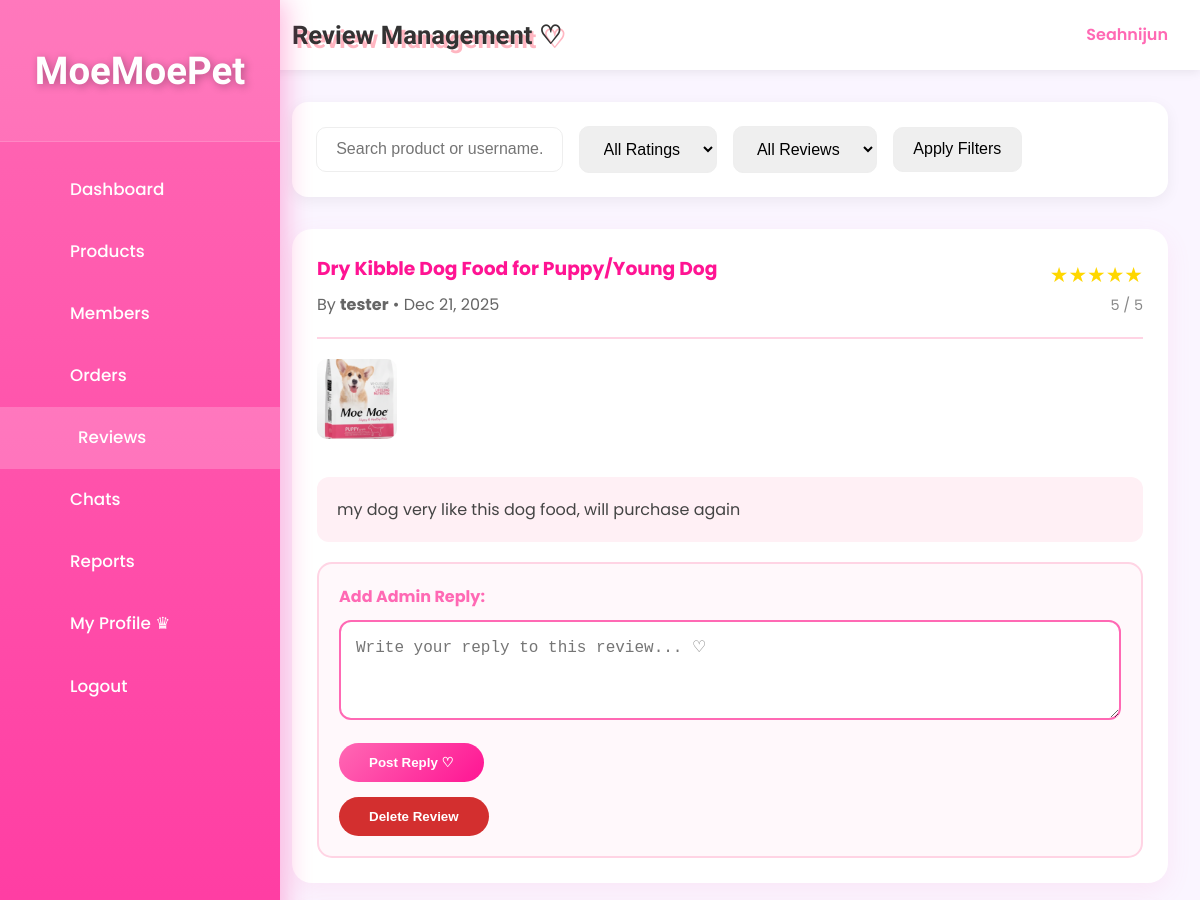
Page /admin/review_list.php (signed in, upper part) on the earlier database version.
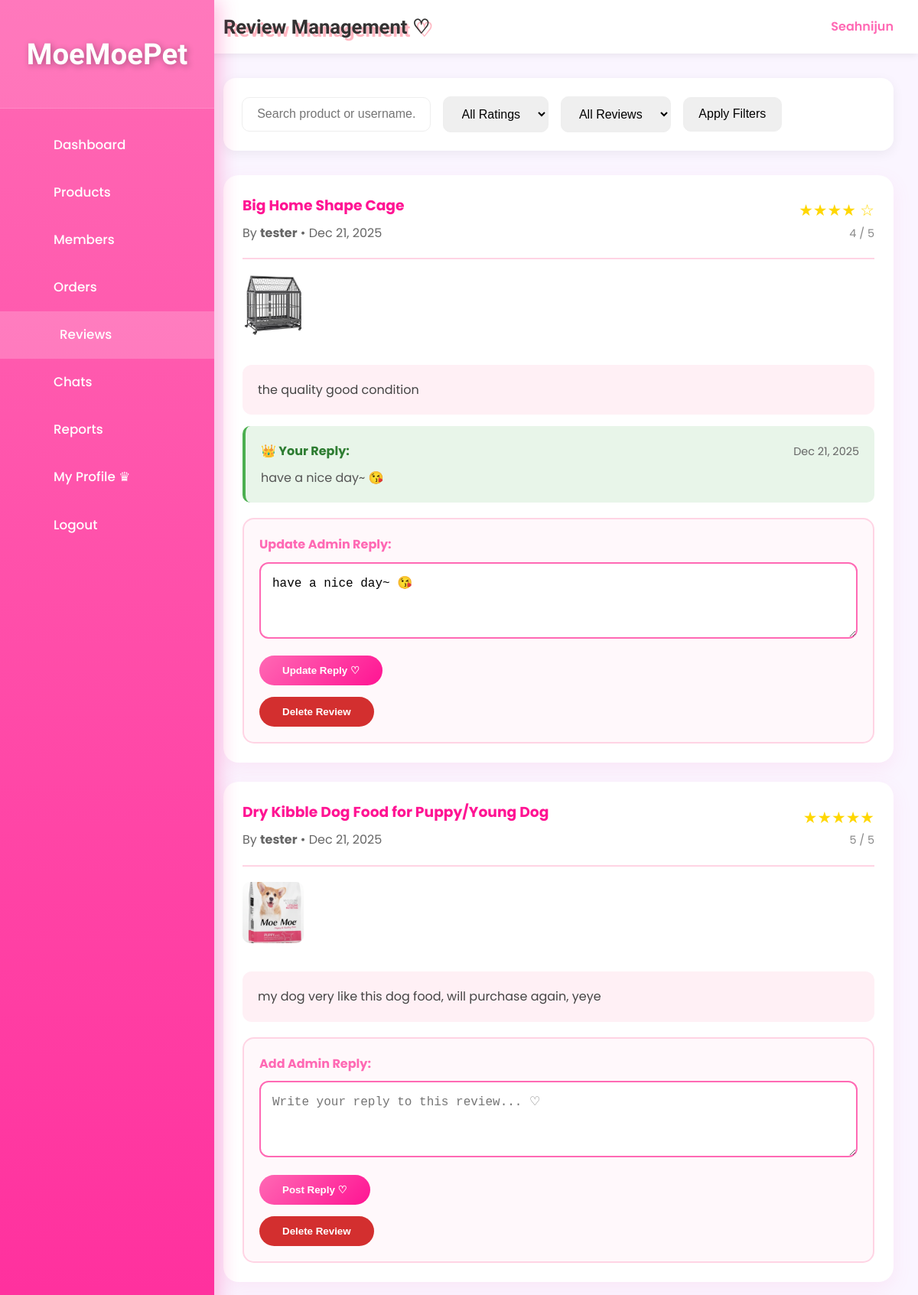
Same page on the later database version.
### tables this page shows
CREATE TABLE `product_reviews` (
  `review_id` int(11) NOT NULL,
  `product_id` int(11) NOT NULL,
  `user_id` int(11) NOT NULL,
  `order_id` int(11) NOT NULL,
  `rating` tinyint(1) NOT NULL CHECK (`rating` >= 1 and `rating` <= 5),
  `review_text` text DEFAULT NULL,
  `review_date` datetime NOT NULL DEFAULT current_timestamp(),
  `updated_at` datetime DEFAULT NULL ON UPDATE current_timestamp(),
  `is_verified_purchase` tinyint(1) DEFAULT 1,
  `admin_reply` text DEFAULT NULL,
  `admin_reply_date` datetime DEFAULT NULL
);

CREATE TABLE `product` (
  `product_id` int(11) NOT NULL,
  `product_code` varchar(20) NOT NULL,
  `product_name` varchar(200) NOT NULL,
  `description` text DEFAULT NULL,
  `price` decimal(10,2) NOT NULL,
  `stock_quantity` int(11) DEFAULT 0,
  `category_id` int(11) NOT NULL,
  `is_active` tinyint(1) DEFAULT 1,
  `created_at` datetime DEFAULT current_timestamp(),
  `updated_at` datetime DEFAULT current_timestamp() ON UPDATE current_timestamp(),
  `photo_name` varchar(255) NOT NULL,
  `average_rating` decimal(3,2) DEFAULT 0.00,
  `review_count` int(11) DEFAULT 0
);

CREATE TABLE `users` (
  `id` int(11) NOT NULL,
  `username` varchar(50) NOT NULL,
  `email` varchar(100) NOT NULL,
  `phone` varchar(20) NOT NULL,
  `home_address` varchar(255) NOT NULL,
  `password` varchar(255) NOT NULL,
  `reset_token` varchar(255) DEFAULT NULL,
  `reset_token_expiry` datetime DEFAULT NULL,
  `role` enum('member','admin') NOT NULL DEFAULT 'member',
  `created_at` datetime DEFAULT current_timestamp(),
  `profile_pic` varchar(255) DEFAULT NULL,
  `locked` tinyint(1) DEFAULT 0,
  `lock_reason` varchar(255) DEFAULT NULL,
  `locked_at` datetime DEFAULT NULL
);

### _base.php (called while the page is built, shortened)
<?php
function encode($value) {
    return htmlentities($value);
}
?>

### admin/review_list.php (the view, shortened to what this page needs)
<?php
require '../_base.php';
$page = max(1, (int)($_GET['page'] ?? 1));
$limit = 10;
$offset = ($page - 1) * $limit;
$filter_rating = $_GET['rating'] ?? 'all';
$filter_replied = $_GET['replied'] ?? 'all';
$search = trim($_GET['search'] ?? '');
$where = 'WHERE 1=1';
$params = [];
$sql = "
    SELECT r.*, p.product_name, p.photo_name, u.username
    FROM product_reviews r
    JOIN product p ON r.product_id = p.product_id
    JOIN users u ON r.user_id = u.id
    $where
    ORDER BY r.review_date DESC
    LIMIT $limit OFFSET $offset
";
$stmt = $_db->prepare($sql);
$stmt->execute($params);
$reviews = $stmt->fetchAll();
?>
<!DOCTYPE html>
<html lang="en">
<head>
    <link rel="stylesheet" href="/css/app.css">
</head>
<body>
<div class="admin-layout">
    <aside class="admin-sidebar">
        <div class="logo"><h2>MoeMoePet</h2></div>
        <ul>
            <li><a href="/admin.php"><i class="fas fa-tachometer-alt"></i> Dashboard</a></li>
            <li><a href="/admin/product_list.php"><i class="fas fa-box"></i> Products</a></li>
            <li><a href="/admin/member_list.php"><i class="fas fa-users"></i> Members</a></li>
            <li><a href="/admin/order_list.php"><i class="fas fa-shopping-cart"></i> Orders</a></li>
            <li><a href="/admin/review_list.php" class="active"><i class="fas fa-star"></i> Reviews</a></li>
            <li><a href="/admin/chat_list.php"><i class="fas fa-comments"></i> Chats</a></li>
            <li><a href="/admin/report.php"><i class="fas fa-chart-bar"></i> Reports</a></li>
            <li><a href="/admin/profile.php"><i class="fas fa-user-cog"></i> My Profile ♛</a></li>
            <li><a href="/logout.php"><i class="fas fa-sign-out-alt"></i> Logout</a></li>
        </ul>
    </aside>
    <main class="admin-main">
        <header class="admin-header">
            <h1>Review Management ♡</h1>
            <div class="admin-user">
                <span><?= encode($_SESSION['user']) ?></span>
            </div>
        </header>
        <div class="toolbar">
            <input type="text" name="search" placeholder="Search product or username..." value="<?= encode($search) ?>">
            <select name="rating">
                <option value="all" <?= $filter_rating === 'all' ? 'selected' : '' ?>>All Ratings</option>
            </select>
            <select name="replied">
                <option value="all" <?= $filter_replied === 'all' ? 'selected' : '' ?>>All Reviews</option>
            </select>
            <button onclick="applyFilters()">Apply Filters</button>
        </div>
        <div style="margin-top: 30px;">
            <?php if (empty($reviews)): ?>
                <div style="text-align: center; padding: 80px; color: #999;">
                    <div style="font-size: 5rem; margin-bottom: 20px;">💭</div>
                    <p style="font-size: 1.3rem;">No reviews found~</p>
                </div>
            <?php else: ?>
                <?php foreach ($reviews as $review): ?>
                <div class="review-card">
                    <div class="review-header">
                        <div>
                            <h3 style="color: #ff1493; margin: 0 0 8px 0;"><?= encode($review->product_name) ?></h3>
                            <p style="margin: 5px 0; color: #666;">
                                By <strong><?= encode($review->username) ?></strong> •
                                <?= date('M d, Y', strtotime($review->review_date)) ?>
                            </p>
                        </div>
                        <div style="text-align: right;">
                            <div class="stars">
                                <?php for ($i = 0; $i < $review->rating; $i++) echo '★'; ?>
                                <?php for ($i = $review->rating; $i < 5; $i++) echo '☆'; ?>
                            </div>
                            <span style="color: #888; font-size: 0.9rem;">
                                <?= $review->rating ?> / 5
                            </span>
                        </div>
                    </div>
                    <?php if ($review->photo_name): ?>
                        <img src="/admin/uploads/products/<?= encode($review->photo_name) ?>"
                             style="width: 80px; height: 80px; object-fit: cover; border-radius: 10px; margin-bottom: 15px;">
                    <?php endif; ?>
                    <?php if ($review->review_text): ?>
                        <div style="background: #fff0f5; padding: 20px; border-radius: 12px; margin: 15px 0; line-height: 1.6;">
                            <?= nl2br(encode($review->review_text)) ?>
                        </div>
                    <?php else: ?>
                        <p style="color: #999; font-style: italic;">No review text provided</p>
                    <?php endif; ?>
                    <?php if ($review->admin_reply): ?>
                        <div class="admin-reply-box">
                            <div style="display: flex; justify-content: space-between; align-items: center; margin-bottom: 10px;">
                                <strong style="color: #2e7d32;">👑 Your Reply:</strong>
                                <span style="color: #666; font-size: 0.9rem;">
                                    <?= date('M d, Y', strtotime($review->admin_reply_date)) ?>
                                </span>
                            </div>
                            <p style="margin: 0; color: #555; line-height: 1.5;">
                                <?= nl2br(encode($review->admin_reply)) ?>
                            </p>
                        </div>
                    <?php endif; ?>
                    <div class="reply-form">
                        <form method="post">
                            <label style="display: block; font-weight: bold; color: #ff69b4; margin-bottom: 10px;">
                                <?= $review->admin_reply ? 'Update' : 'Add' ?> Admin Reply:
                            </label>
                            <textarea name="admin_reply" placeholder="Write your reply to this review... ♡"><?= encode($review->admin_reply ?? '') ?></textarea>
                            <div style="margin-top: 15px;">
                                <button type="submit"
                                    style="padding: 12px 30px; background: linear-gradient(135deg, #ff69b4, #ff1493); color: white; border: none; border-radius: 25px; font-weight: bold; cursor: pointer;">
                                <?= $review->admin_reply ? 'Update Reply' : 'Post Reply' ?> ♡
                                </button>
                            </div>
                        </form>
                        <form method="post" style="margin-top: 15px;"
                                onsubmit="return confirm('Delete this review permanently? This cannot be undone!');">
                            <button type="submit"
                                    style="padding: 12px 30px; background: #d32f2f; color: white; border: none; border-radius: 25px; font-weight: bold; cursor: pointer;">
                                Delete Review
                            </button>
                        </form>
                    </div>
                </div>
                <?php endforeach; ?>
            <?php endif; ?>
        </div>
    </main>
</div>
</body>
</html>

### admin/review_list.php (style rules this page uses)
.review-card { background: white; border-radius: 20px; padding: 25px; margin-bottom: 25px; box-shadow: 0 8px 25px rgba(255,105,180,0.1); }
.review-header { display: flex; justify-content: space-between; align-items: center; margin-bottom: 20px; padding-bottom: 15px; border-bottom: 2px solid #ffd4e4; }
.stars { color: #ffd700; font-size: 1.3rem; }
.reply-form { margin-top: 20px; padding: 20px; background: #fff8fb; border-radius: 15px; border: 2px solid #ffd4e4; }
.reply-form textarea { width: 100%; padding: 15px; border: 2px solid #ff69b4; border-radius: 12px; font-size: 1rem; resize: vertical; min-height: 100px; }
.admin-reply-box { margin-top: 15px; padding: 20px; background: #e8f5e9; border-left: 4px solid #4caf50; border-radius: 10px; }

Differences in the rows shown:
added product_reviews: product.product_name "Big Home Shape Cage", user.username "tester", review_date "Dec 21, 2025", rating "4", product.photo_name (picture), review_text "the quality good condition", admin_reply_date "Dec 21, 2025", admin_reply "have a nice day~ 😘", shows "Update", shows "Update Reply"
changed product_reviews "Dry Kibble Dog Food for Puppy/Young Dog": review_text "my dog very like this dog food, will purchase again" → "my dog very like this dog food, will purchase again, yeye"
